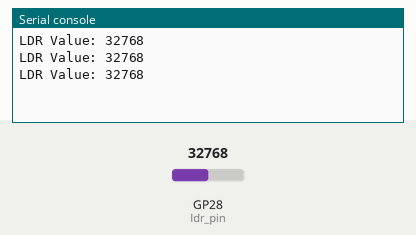
Simulated run of this program. Board: Raspberry Pi Pico running MicroPython. On the bench: the last lines printed to the serial console. Inputs (shaded band) come from the test bench; at power-on: GP28 (ldr_pin) = 32768 (analog values on the 0–65535 scale).

Above: at 1.2 s.
1.3 s: GP28 (ldr_pin) set to 45874
At 1.9 s:
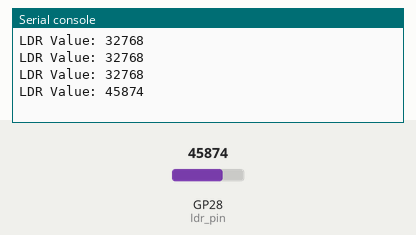
2.8 s: GP28 (ldr_pin) set to 57670
At 3.4 s:
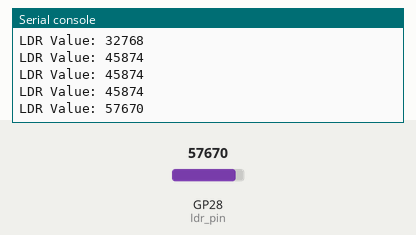
Timing chart, 0 to 5.8 s (numbered marks = the images above; inputs shaded):
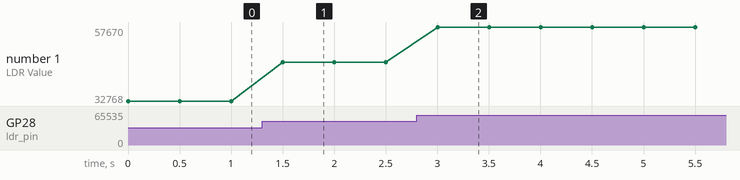

The program:

5_4_1_ldr_basic.py
```python
# Rui Santos & Sara Santos - Random Nerd Tutorials
# Complete project details at https://RandomNerdTutorials.com/raspberry-pi-pico-w-micropython-ebook/

from machine import Pin, ADC
from time import sleep

# Define the ADC pin connected to the LDR
ldr_pin = ADC(2)

while True:
    # Read the analog value from the LDR
    ldr_value = ldr_pin.read_u16()

    # Print the analog value
    print("LDR Value:", ldr_value)

    # Add a delay
    sleep(0.5)
```

Measured:
- after the input at 1.3 s, the serial console: prints a new line after 0.20 s (image 1)
- after the input at 2.8 s, the serial console: prints a new line after 0.20 s (image 2)
- plotted number 1: 32768 → 45874 after the input at 1.3 s, 45874 → 57670 after the input at 2.8 s
